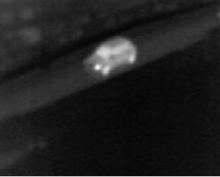
%> input picture pic7.png, 220 x 177 px, shrunk from 355 x 286 before the run
$ octave main_threshold.m   (GNU Octave 9; MATLAB toolbox functions it lacks are replaced by stand-ins)
%> lines starting %> are read from the running program, lines starting %| are printed output that depends on the picture; in (x1, y1, x2, y2) boxes, pixels count from 0 and x2, y2 are one past the last pixel; in counts of white or black regions, pixels touching at a corner belong together; the program's own positions count from 1
### Locathresholding.m
function BinImgALT = Locathresholding(Img)

[x y]=size(Img);
g=integralImage(Img);
g =g(2:end,2:end); %crop

BinImgALT=zeros(x,y);
w=5;
k=-0.0001;
d=round(w/2);
LMD=ones(w,w); %local mean deviation

for i=d+1:d:x-d
   for j=d+1:d:y-d
    s=(g(i+d-1,j+d-1)+g(i-d,j-d))-(g(i-d,j+d-1)+g(i+d-1,j-d));  %local mean
    m=s/(w*w);  %arithmetic mean
    LMD=Img(i-d:i+d-1,j-d:j+d-1)-m;
     % BinImgALT(i-d:i+d-1,j-d:j+d-1)=m*(1+k*((LMD/1-LMD)-1));
     BinImgALT(i-d:i+d-1,j-d:j+d-1)=LMD;
    end
end

end

### main_threshold.m
clc; clear all; close all;

Img = imread ('pic7.png');
%> Img is the input picture: size 177x220x3 uint8; min 4, max 248, mean 30.6
figure,imshow(Img),title('orgIMG')
Img = rgb2gray(Img);
%> Img: size 177x220 uint8
[x y]=size(Img);
%> x = 177; y = 220
level=0.2137;  % min threshold value
Img= reshape(Img,x,y);
OM=imbinarize(Img,level);  %before threshold adjustment
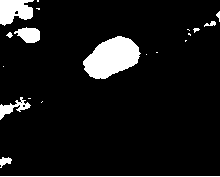
%> OM: size 177x220 logical; 8.3% white; 20 white regions (10 under 20 px), largest, box (x1, y1, x2, y2) and area: (83, 36, 141, 79) 1632, (0, 0, 34, 26) 636, (14, 27, 40, 43) 286
figure, imshow(OM),title('before th. adjustment')
A=x*y/2.9;     % K1 in geçmemesi gereken sýnýr piksel sayýsý
%> A = 13427.6


K1=0;    % K1 en büyük nesnenin sahip olabileceði max piksel sayýsý
   bool=true;
   while(bool) %en geniþ objenin piksel sayýsýný, threshold deðerini arttýrarak A sayýsýnýn altýna çekmek
        OB=imbinarize(Img,level);  % OB (otsu metodla binarize edilen görüntü )
         level=level+0.03;
      [L,num]=bwlabel(OB);      % num kaç tane obje var onu tutuyor , L ise integer map
      K1=0;
      for n=1:1:num
         count=0;

         for i=1:1:x
              for j=1:1:y
                if n == L(i,j)
                count=count+1;
                end
              end
           end
               if count>K1
                 K1=count;
               end
       end

       if(K1<A)
          bool=false;
       end
   end
%> this loop made 1 pass
%> num on pass 1: 20
%> pass 1, `[L,num]=bwlabel(OB);`:
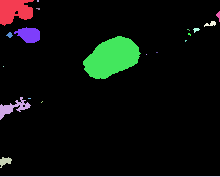
%> L: size 177x220 double; 21 distinct labels, from 0 to 20; one colour per label, 0 black
%> after the loop, bool = false; level = 0.244

figure, imshow(OB),title('after th.adjustment')

  F=zeros(x,y);
  C=zeros(x,y);
  CMB=zeros(x,y);
ALT=zeros(x,y); %ALT(after local thresholding)
s1=150;      %s1-B ilgilendiðim nesnelerin boyut aralýðý
B=1000;      %B-A local threshold uygulanacak nesnelerin boyut aralýðý
A=x*y/20;
%> A = 1947
for m=1:1:num % ilgili boyuttaki nesneleri almak
    count=0;
    for i=1:1:x
        for j=1:1:y
            if m==L(i,j)
                count=count+1;
            end
        end
    end  %hangi nesne ne kadar piksel sayýsýna sahip
    if count<s1  %gürültüleri sýfýra çek
        for i=1:1:x
          for j=1:1:y
             if L(i,j) == m
                 C(i,j)=0;
             end
           end
        end
    elseif count>s1 && count<B %istenilen boyut aralýðýndaki nesneleri alma
             for i=1:1:x
               for j=1:1:y
                 if L(i,j) == m
                 C(i,j)=1;
                 end
           end
        end
    elseif count<A && count>B % local threshold için ayrýlan bölge
        ALT=Locathresholding(Img);
              for i=1:1:x
               for j=1:1:y
                 if L(i,j)== m
                 F(i,j)=ALT(i,j);
                 end
               end
              end
    else  %piksel sayýsý sýnýr deðerinden büyük olan yerleri sýfýra çek

            for i=1:1:x
                   for j=1:1:y
                       if L(i,j)==m
                       C(i,j)=0;
                       end
                   end
               end
    end
end
%> this loop made 20 passes
%> (x in Locathresholding, y in Locathresholding, w in Locathresholding, k in Locathresholding, d in Locathresholding) on pass 12: (177, 220, 5, -0.0001, 3)
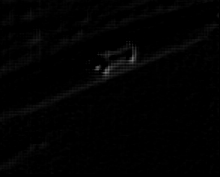
%> ALT: size 177x220 double; min 0, max 119, mean 2.1
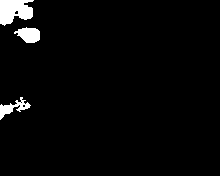
%> C: size 177x220 double; values 0 (black) and 1 (white), 3.6% white; 4 white regions, box (x1, y1, x2, y2) and area: (0, 0, 34, 26) 636, (14, 27, 40, 43) 286, (0, 97, 31, 120) 253, (0, 176, 220, 177) 220
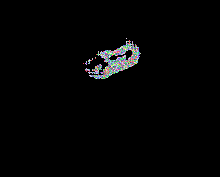
%> F: size 177x220 double; 92 distinct labels, from 0 to 119; one colour per label, 0 black
CMB=C+F;
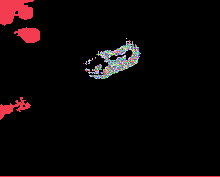
%> CMB: size 177x220 double; 92 distinct labels, from 0 to 119; one colour per label, 0 black
figure,imshow(C),title('temel grup')
figure,imshow(F),title('local')
figure,imshow(ALT),title('LTHusingintegralimage')
figure,imshow(CMB),title('combined method')
%> after `imshow(CMB)`:
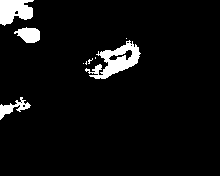
%> displayed picture: size 177x220, on the screen's scale of 0 to 255; 6% white; 10 white regions (5 under 20 px), largest, box (x1, y1, x2, y2) and area: (85, 40, 141, 79) 907, (0, 0, 34, 26) 636, (14, 27, 40, 43) 286, (0, 97, 31, 120) 253, (0, 176, 220, 177) 220

$ run again, with pic1.png copied over pic7.png
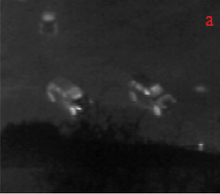
%> input picture pic1.png, 220 x 194 px, shrunk from 356 x 314 before the run
%> Img is the input picture: size 194x220x3 uint8; mean R, G, B 36.2, 36, 36
%> Img: size 194x220 uint8
%> OM: size 194x220 logical; 6.4% white; 26 white regions (16 under 20 px), largest, box (x1, y1, x2, y2) and area: (45, 77, 84, 119) 966, (129, 90, 176, 117) 414, (128, 80, 164, 97) 331
%> the loop `while(bool)` made 1 pass
%> num on pass 1: 26
%> pass 1, `[L,num]=bwlabel(OB);`:
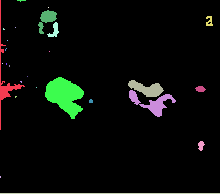
%> L: size 194x220 double; 27 distinct labels, from 0 to 26; one colour per label, 0 black
%> after the loop `while(bool)`: bool = false; level = 0.244
%> the loop `for m=1:1:num` made 26 passes
%> after the loop `for m=1:1:num`:
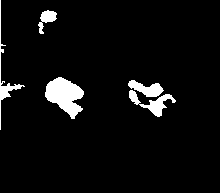
%> C: size 194x220 double; values 0 (black) and 1 (white), 5.8% white; 6 white regions, box (x1, y1, x2, y2) and area: (45, 77, 84, 119) 966, (129, 90, 176, 117) 414, (128, 80, 164, 97) 331, (0, 0, 25, 130) 325, (0, 193, 220, 194) 220, (38, 10, 57, 34) 210

$ run again, with pic2.png copied over pic7.png
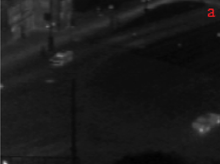
%> input picture pic2.png, 220 x 164 px, shrunk from 360 x 269 before the run
%> Img is the input picture: size 164x220x3 uint8; mean R, G, B 25.2, 25, 25
%> Img: size 164x220 uint8
%> OM: size 164x220 logical; 4.2% white; 19 white regions (8 under 20 px), largest, box (x1, y1, x2, y2) and area: (22, 0, 50, 32) 466, (193, 114, 220, 135) 306, (0, 0, 4, 164) 174
%> the loop `while(bool)` made 1 pass
%> num on pass 1: 19
%> pass 1, `[L,num]=bwlabel(OB);`:
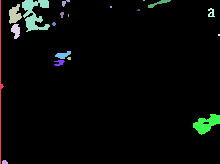
%> L: size 164x220 double; 20 distinct labels, from 0 to 19; one colour per label, 0 black
%> after the loop `while(bool)`: bool = false; level = 0.244
%> the loop `for m=1:1:num` made 19 passes
%> after the loop `for m=1:1:num`:
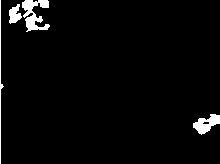
%> C: size 164x220 double; values 0 (black) and 1 (white), 3.1% white; 4 white regions, box (x1, y1, x2, y2) and area: (22, 0, 50, 32) 466, (193, 114, 220, 135) 306, (0, 0, 4, 164) 174, (9, 4, 22, 24) 163

$ run again, with pic3.png copied over pic7.png
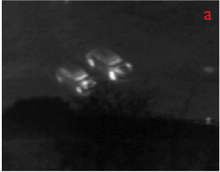
%> input picture pic3.png, 220 x 172 px, shrunk from 366 x 286 before the run
%> Img is the input picture: size 172x220x3 uint8; mean R, G, B 35.4, 35.2, 35.2
%> Img: size 172x220 uint8
%> OM: size 172x220 logical; 7.1% white; 11 white regions (5 under 20 px), largest, box (x1, y1, x2, y2) and area: (0, 0, 220, 172) 959, (85, 49, 133, 82) 892, (55, 67, 97, 96) 734, (204, 11, 211, 20) 38, (204, 67, 213, 72) 37, (206, 117, 211, 124) 25
%> the loop `while(bool)` made 1 pass
%> num on pass 1: 11
%> after the loop `while(bool)`: bool = false; level = 0.244
%> the loop `for m=1:1:num` made 11 passes
%> after the loop `for m=1:1:num`:
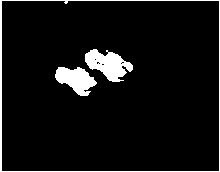
%> C: size 172x220 double; values 0 (black) and 1 (white), 6.8% white; 3 white regions, box (x1, y1, x2, y2) and area: (0, 0, 220, 172) 959, (85, 49, 133, 82) 892, (55, 67, 97, 96) 734
